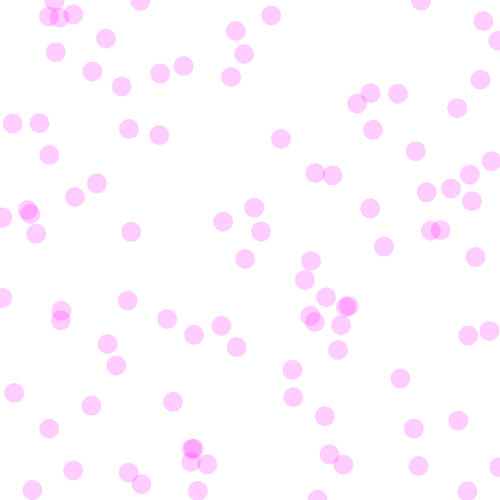
Frame 1 (no input)
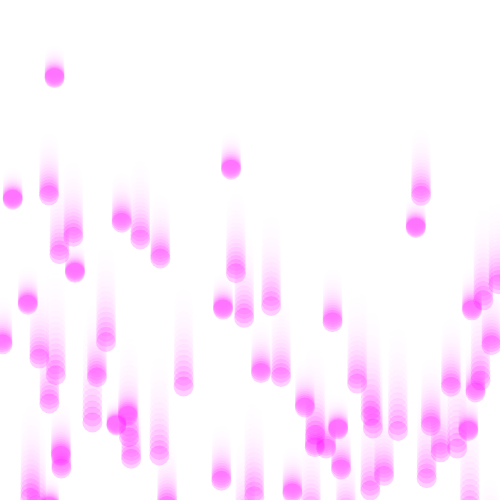
Frame 60 (no input)
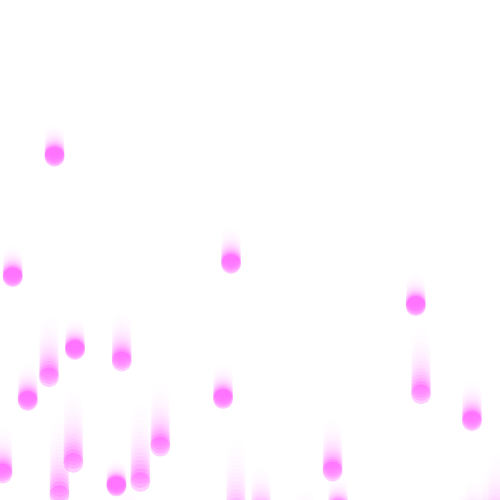
Frame 120 (the mouse pressed at the canvas centre since frame 60)

The p5.js sketch that drew these frames (run headless with seeded random() and noise() and a simulated clock; from frame 60 on, the mouse is pressed at the canvas centre):

// p5.js sketch
// ── sketch.js
var x = 0;
var speed=4;
var bubble = [];


function setup() {
  createCanvas(500,500);
  for(var i = 0; i<100; i++){
    bubble.push(new Bubble(random(0,500),random(0,500)));
    
  }
  
}

function draw() {
  
  background(255,50);
  for(var i=0; i<bubble.length; i++){
    bubble[i].display();
  }
  
  
}


function Bubble(x,y){
  this.x=x;
  this.y=y;
  var speed= random(1,6);
  
  this.display = function(){
        noStroke();
    fill(255,0,255,50);
    ellipse(this.x,this.y, 20, 20);
    this.y=this.y+=speed;
  }

}
